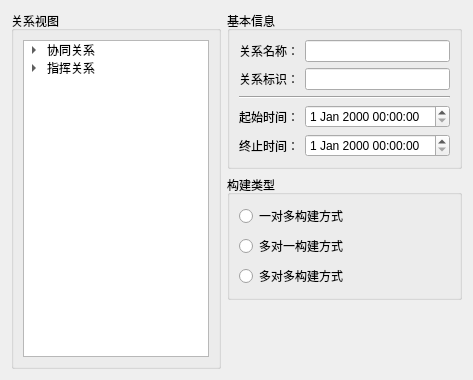
<?xml version="1.0" encoding="UTF-8"?>
<ui version="4.0">
 <class>SelectTypeWizardPage</class>
 <widget class="QWizardPage" name="SelectTypeWizardPage">
  <property name="geometry">
   <rect>
    <x>0</x>
    <y>0</y>
    <width>473</width>
    <height>380</height>
   </rect>
  </property>
  <property name="minimumSize">
   <size>
    <width>0</width>
    <height>380</height>
   </size>
  </property>
  <property name="windowTitle">
   <string>WizardPage</string>
  </property>
  <property name="title">
   <string>第一步：类型选择</string>
  </property>
  <property name="subTitle">
   <string>选择所要构建的关系类型以及批量构建的方式，并设置本次批量构建的关联关系的生命周期。</string>
  </property>
  <layout class="QGridLayout" name="gridLayout_6">
   <item row="0" column="0">
    <layout class="QHBoxLayout" name="horizontalLayout">
     <item>
      <widget class="QGroupBox" name="groupBox">
       <property name="title">
        <string>关系视图</string>
       </property>
       <layout class="QGridLayout" name="gridLayout_5">
        <item row="0" column="0">
         <widget class="QTreeWidget" name="treeWidget_relation">
          <property name="minimumSize">
           <size>
            <width>0</width>
            <height>0</height>
           </size>
          </property>
          <attribute name="headerVisible">
           <bool>false</bool>
          </attribute>
          <column>
           <property name="text">
            <string>1</string>
           </property>
          </column>
          <item>
           <property name="text">
            <string>协同关系</string>
           </property>
           <property name="icon">
            <iconset resource="../ModelingTool.qrc">
             <normaloff>:/ModelingTool/Images/network.png</normaloff>:/ModelingTool/Images/network.png</iconset>
           </property>
           <item>
            <property name="text">
             <string>直95001-&gt;直95002</string>
            </property>
            <property name="icon">
             <iconset resource="../ModelingTool.qrc">
              <normaloff>:/ModelingTool/Images/relation.png</normaloff>:/ModelingTool/Images/relation.png</iconset>
            </property>
            <item>
             <property name="text">
              <string>起始对象：直95001</string>
             </property>
             <property name="icon">
              <iconset resource="../ModelingTool.qrc">
               <normaloff>:/ModelingTool/Images/object.png</normaloff>:/ModelingTool/Images/object.png</iconset>
             </property>
            </item>
            <item>
             <property name="text">
              <string>终止对象：直95002</string>
             </property>
             <property name="icon">
              <iconset resource="../ModelingTool.qrc">
               <normaloff>:/ModelingTool/Images/object.png</normaloff>:/ModelingTool/Images/object.png</iconset>
             </property>
            </item>
           </item>
           <item>
            <property name="text">
             <string>直95002-&gt;直95001</string>
            </property>
            <property name="icon">
             <iconset resource="../ModelingTool.qrc">
              <normaloff>:/ModelingTool/Images/relation.png</normaloff>:/ModelingTool/Images/relation.png</iconset>
            </property>
            <item>
             <property name="text">
              <string>起始对象：直95002</string>
             </property>
             <property name="icon">
              <iconset resource="../ModelingTool.qrc">
               <normaloff>:/ModelingTool/Images/object.png</normaloff>:/ModelingTool/Images/object.png</iconset>
             </property>
            </item>
            <item>
             <property name="text">
              <string>终止对象：直95001</string>
             </property>
             <property name="icon">
              <iconset resource="../ModelingTool.qrc">
               <normaloff>:/ModelingTool/Images/object.png</normaloff>:/ModelingTool/Images/object.png</iconset>
             </property>
            </item>
           </item>
          </item>
          <item>
           <property name="text">
            <string>指挥关系</string>
           </property>
           <property name="icon">
            <iconset resource="../ModelingTool.qrc">
             <normaloff>:/ModelingTool/Images/network.png</normaloff>:/ModelingTool/Images/network.png</iconset>
           </property>
           <item>
            <property name="text">
             <string>直95003-&gt;直95001</string>
            </property>
            <property name="icon">
             <iconset resource="../ModelingTool.qrc">
              <normaloff>:/ModelingTool/Images/relation.png</normaloff>:/ModelingTool/Images/relation.png</iconset>
            </property>
            <item>
             <property name="text">
              <string>起始对象：直95003</string>
             </property>
             <property name="icon">
              <iconset resource="../ModelingTool.qrc">
               <normaloff>:/ModelingTool/Images/object.png</normaloff>:/ModelingTool/Images/object.png</iconset>
             </property>
            </item>
            <item>
             <property name="text">
              <string>终止对象：直95001</string>
             </property>
             <property name="icon">
              <iconset resource="../ModelingTool.qrc">
               <normaloff>:/ModelingTool/Images/object.png</normaloff>:/ModelingTool/Images/object.png</iconset>
             </property>
            </item>
           </item>
           <item>
            <property name="text">
             <string>直95003-&gt;直95002</string>
            </property>
            <property name="icon">
             <iconset resource="../ModelingTool.qrc">
              <normaloff>:/ModelingTool/Images/relation.png</normaloff>:/ModelingTool/Images/relation.png</iconset>
            </property>
            <item>
             <property name="text">
              <string>起始对象：直95003</string>
             </property>
             <property name="icon">
              <iconset resource="../ModelingTool.qrc">
               <normaloff>:/ModelingTool/Images/object.png</normaloff>:/ModelingTool/Images/object.png</iconset>
             </property>
            </item>
            <item>
             <property name="text">
              <string>终止对象：直95002</string>
             </property>
             <property name="icon">
              <iconset resource="../ModelingTool.qrc">
               <normaloff>:/ModelingTool/Images/object.png</normaloff>:/ModelingTool/Images/object.png</iconset>
             </property>
            </item>
           </item>
          </item>
         </widget>
        </item>
       </layout>
      </widget>
     </item>
     <item>
      <layout class="QVBoxLayout" name="verticalLayout">
       <item>
        <widget class="QGroupBox" name="groupBox_2">
         <property name="title">
          <string>基本信息</string>
         </property>
         <layout class="QGridLayout" name="gridLayout_4">
          <item row="0" column="0">
           <layout class="QGridLayout" name="gridLayout_3">
            <item row="0" column="0">
             <widget class="QLabel" name="label_3">
              <property name="text">
               <string>关系名称：</string>
              </property>
             </widget>
            </item>
            <item row="0" column="1">
             <widget class="QLineEdit" name="lineEdit_relationName"/>
            </item>
            <item row="1" column="0">
             <widget class="QLabel" name="label_4">
              <property name="text">
               <string>关系标识：</string>
              </property>
             </widget>
            </item>
            <item row="1" column="1">
             <widget class="QLineEdit" name="lineEdit_relationID"/>
            </item>
            <item row="2" column="0" colspan="2">
             <widget class="Line" name="line">
              <property name="orientation">
               <enum>Qt::Horizontal</enum>
              </property>
             </widget>
            </item>
            <item row="3" column="0">
             <widget class="QLabel" name="label">
              <property name="text">
               <string>起始时间：</string>
              </property>
             </widget>
            </item>
            <item row="3" column="1">
             <widget class="QDateTimeEdit" name="dateTimeEdit_begin"/>
            </item>
            <item row="4" column="0">
             <widget class="QLabel" name="label_2">
              <property name="text">
               <string>终止时间：</string>
              </property>
             </widget>
            </item>
            <item row="4" column="1">
             <widget class="QDateTimeEdit" name="dateTimeEdit_end"/>
            </item>
           </layout>
          </item>
         </layout>
        </widget>
       </item>
       <item>
        <widget class="QGroupBox" name="groupBox_3">
         <property name="title">
          <string>构建类型</string>
         </property>
         <layout class="QGridLayout" name="gridLayout_2">
          <item row="0" column="0">
           <layout class="QGridLayout" name="gridLayout">
            <item row="0" column="0">
             <widget class="QRadioButton" name="radioButton_one2many">
              <property name="text">
               <string>一对多构建方式</string>
              </property>
             </widget>
            </item>
            <item row="0" column="1">
             <spacer name="horizontalSpacer">
              <property name="orientation">
               <enum>Qt::Horizontal</enum>
              </property>
              <property name="sizeHint" stdset="0">
               <size>
                <width>40</width>
                <height>20</height>
               </size>
              </property>
             </spacer>
            </item>
            <item row="1" column="0">
             <widget class="QRadioButton" name="radioButton_many2one">
              <property name="text">
               <string>多对一构建方式</string>
              </property>
             </widget>
            </item>
            <item row="1" column="1">
             <spacer name="horizontalSpacer_2">
              <property name="orientation">
               <enum>Qt::Horizontal</enum>
              </property>
              <property name="sizeHint" stdset="0">
               <size>
                <width>40</width>
                <height>20</height>
               </size>
              </property>
             </spacer>
            </item>
            <item row="2" column="0">
             <widget class="QRadioButton" name="radioButton_many2many">
              <property name="text">
               <string>多对多构建方式</string>
              </property>
             </widget>
            </item>
            <item row="2" column="1">
             <spacer name="horizontalSpacer_3">
              <property name="orientation">
               <enum>Qt::Horizontal</enum>
              </property>
              <property name="sizeHint" stdset="0">
               <size>
                <width>40</width>
                <height>20</height>
               </size>
              </property>
             </spacer>
            </item>
           </layout>
          </item>
         </layout>
        </widget>
       </item>
       <item>
        <spacer name="verticalSpacer">
         <property name="orientation">
          <enum>Qt::Vertical</enum>
         </property>
         <property name="sizeHint" stdset="0">
          <size>
           <width>20</width>
           <height>40</height>
          </size>
         </property>
        </spacer>
       </item>
      </layout>
     </item>
    </layout>
   </item>
  </layout>
 </widget>
 <resources>
  <include location="../ModelingTool.qrc"/>
 </resources>
 <connections/>
</ui>
